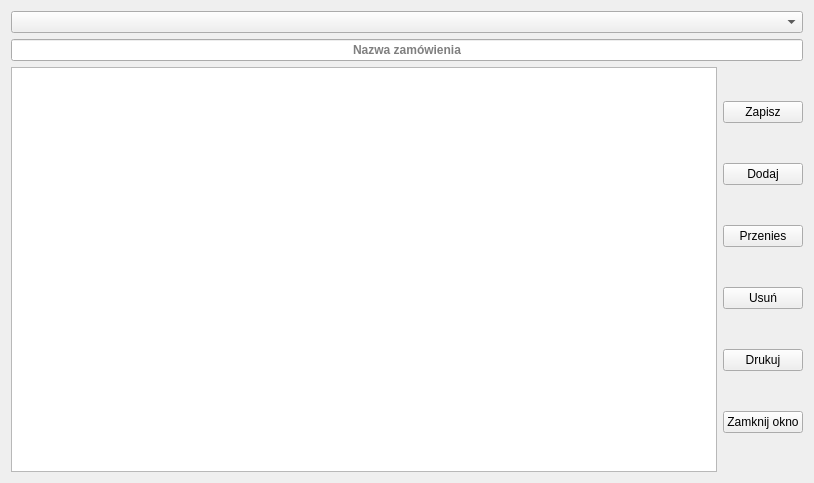
<?xml version="1.0" encoding="UTF-8"?>
<ui version="4.0">
 <class>PageOrder</class>
 <widget class="QWidget" name="PageOrder">
  <property name="geometry">
   <rect>
    <x>0</x>
    <y>0</y>
    <width>814</width>
    <height>483</height>
   </rect>
  </property>
  <property name="windowTitle">
   <string>Form</string>
  </property>
  <layout class="QVBoxLayout" name="verticalLayout_2">
   <item>
    <widget class="QComboBox" name="comboBoxSprayers">
     <property name="editable">
      <bool>false</bool>
     </property>
    </widget>
   </item>
   <item>
    <widget class="QLineEdit" name="lineEditOrderName">
     <property name="font">
      <font>
       <weight>75</weight>
       <bold>true</bold>
      </font>
     </property>
     <property name="alignment">
      <set>Qt::AlignCenter</set>
     </property>
     <property name="placeholderText">
      <string>Nazwa zamówienia</string>
     </property>
    </widget>
   </item>
   <item>
    <layout class="QHBoxLayout" name="horizontalLayout">
     <item>
      <widget class="QListWidget" name="listWidget">
       <property name="showDropIndicator" stdset="0">
        <bool>false</bool>
       </property>
       <property name="textElideMode">
        <enum>Qt::ElideRight</enum>
       </property>
      </widget>
     </item>
     <item>
      <layout class="QVBoxLayout" name="verticalLayout">
       <item>
        <widget class="QPushButton" name="pushButtonSave">
         <property name="text">
          <string>Zapisz</string>
         </property>
        </widget>
       </item>
       <item>
        <widget class="QPushButton" name="pushButtonAdd">
         <property name="text">
          <string>Dodaj</string>
         </property>
        </widget>
       </item>
       <item>
        <widget class="QPushButton" name="pushButtonMove">
         <property name="text">
          <string>Przenies</string>
         </property>
        </widget>
       </item>
       <item>
        <widget class="QPushButton" name="pushButtonDelete">
         <property name="text">
          <string>Usuń</string>
         </property>
        </widget>
       </item>
       <item>
        <widget class="QPushButton" name="pushButtonPrint">
         <property name="text">
          <string>Drukuj</string>
         </property>
        </widget>
       </item>
       <item>
        <widget class="QPushButton" name="pushButtonClose">
         <property name="text">
          <string>Zamknij okno</string>
         </property>
        </widget>
       </item>
      </layout>
     </item>
    </layout>
   </item>
  </layout>
 </widget>
 <resources/>
 <connections/>
</ui>
